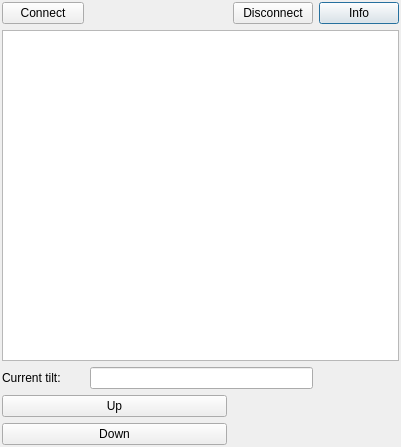
<?xml version="1.0" encoding="UTF-8"?>
<ui version="4.0">
 <class>motor_control</class>
 <widget class="QDialog" name="motor_control">
  <property name="geometry">
   <rect>
    <x>0</x>
    <y>0</y>
    <width>401</width>
    <height>447</height>
   </rect>
  </property>
  <property name="windowTitle">
   <string>Control Kinect motor</string>
  </property>
  <layout class="QGridLayout" name="gridLayout_2">
   <property name="leftMargin">
    <number>2</number>
   </property>
   <property name="topMargin">
    <number>2</number>
   </property>
   <property name="rightMargin">
    <number>2</number>
   </property>
   <property name="bottomMargin">
    <number>2</number>
   </property>
   <item row="2" column="0">
    <layout class="QGridLayout" name="gridLayout">
     <item row="1" column="0" colspan="4">
      <widget class="QTextEdit" name="_lbl_output_msg"/>
     </item>
     <item row="0" column="3">
      <widget class="QPushButton" name="pushButton_3">
       <property name="text">
        <string>Info</string>
       </property>
       <property name="icon">
        <iconset theme="dialog-information">
         <normaloff>.</normaloff>.</iconset>
       </property>
      </widget>
     </item>
     <item row="3" column="0" colspan="2">
      <layout class="QGridLayout" name="gridLayout_3">
       <item row="1" column="0">
        <widget class="QPushButton" name="pushButton">
         <property name="text">
          <string>Up</string>
         </property>
         <property name="icon">
          <iconset theme="go-up">
           <normaloff>.</normaloff>.</iconset>
         </property>
        </widget>
       </item>
       <item row="2" column="0">
        <widget class="QPushButton" name="pushButton_2">
         <property name="text">
          <string>Down</string>
         </property>
         <property name="icon">
          <iconset theme="go-down">
           <normaloff>.</normaloff>.</iconset>
         </property>
        </widget>
       </item>
      </layout>
     </item>
     <item row="2" column="1" colspan="2">
      <widget class="QLineEdit" name="_lne_current_tilt"/>
     </item>
     <item row="2" column="0">
      <widget class="QLabel" name="_lbl_current_tilt">
       <property name="text">
        <string>Current tilt:       </string>
       </property>
      </widget>
     </item>
     <item row="0" column="2">
      <widget class="QPushButton" name="_psh_disconnect">
       <property name="text">
        <string>Disconnect</string>
       </property>
      </widget>
     </item>
     <item row="0" column="1">
      <spacer name="horizontalSpacer">
       <property name="orientation">
        <enum>Qt::Horizontal</enum>
       </property>
       <property name="sizeHint" stdset="0">
        <size>
         <width>40</width>
         <height>20</height>
        </size>
       </property>
      </spacer>
     </item>
     <item row="0" column="0">
      <widget class="QPushButton" name="_psh_connect">
       <property name="text">
        <string>Connect</string>
       </property>
      </widget>
     </item>
    </layout>
   </item>
  </layout>
 </widget>
 <resources/>
 <connections/>
</ui>
